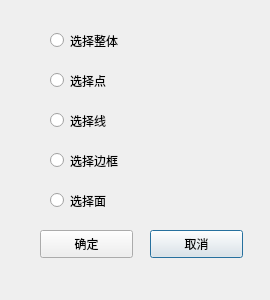
<?xml version="1.0" encoding="UTF-8"?>
<ui version="4.0">
 <class>SelectDialog</class>
 <widget class="QDialog" name="SelectDialog">
  <property name="geometry">
   <rect>
    <x>0</x>
    <y>0</y>
    <width>270</width>
    <height>300</height>
   </rect>
  </property>
  <property name="windowTitle">
   <string>SelectDialog</string>
  </property>
  <widget class="QRadioButton" name="select_whole">
   <property name="geometry">
    <rect>
     <x>50</x>
     <y>20</y>
     <width>151</width>
     <height>41</height>
    </rect>
   </property>
   <property name="text">
    <string>选择整体</string>
   </property>
  </widget>
  <widget class="QRadioButton" name="select_point">
   <property name="geometry">
    <rect>
     <x>50</x>
     <y>60</y>
     <width>151</width>
     <height>41</height>
    </rect>
   </property>
   <property name="text">
    <string>选择点</string>
   </property>
  </widget>
  <widget class="QRadioButton" name="select_face">
   <property name="geometry">
    <rect>
     <x>50</x>
     <y>180</y>
     <width>151</width>
     <height>41</height>
    </rect>
   </property>
   <property name="text">
    <string>选择面</string>
   </property>
  </widget>
  <widget class="QRadioButton" name="select_lines">
   <property name="geometry">
    <rect>
     <x>50</x>
     <y>140</y>
     <width>151</width>
     <height>41</height>
    </rect>
   </property>
   <property name="text">
    <string>选择边框</string>
   </property>
  </widget>
  <widget class="QPushButton" name="button_cancel">
   <property name="geometry">
    <rect>
     <x>150</x>
     <y>230</y>
     <width>93</width>
     <height>28</height>
    </rect>
   </property>
   <property name="text">
    <string>取消</string>
   </property>
  </widget>
  <widget class="QPushButton" name="button_ok">
   <property name="geometry">
    <rect>
     <x>40</x>
     <y>230</y>
     <width>93</width>
     <height>28</height>
    </rect>
   </property>
   <property name="text">
    <string>确定</string>
   </property>
  </widget>
  <widget class="QRadioButton" name="select_line">
   <property name="geometry">
    <rect>
     <x>50</x>
     <y>100</y>
     <width>151</width>
     <height>41</height>
    </rect>
   </property>
   <property name="text">
    <string>选择线</string>
   </property>
  </widget>
 </widget>
 <layoutdefault spacing="6" margin="11"/>
 <resources/>
 <connections/>
</ui>
